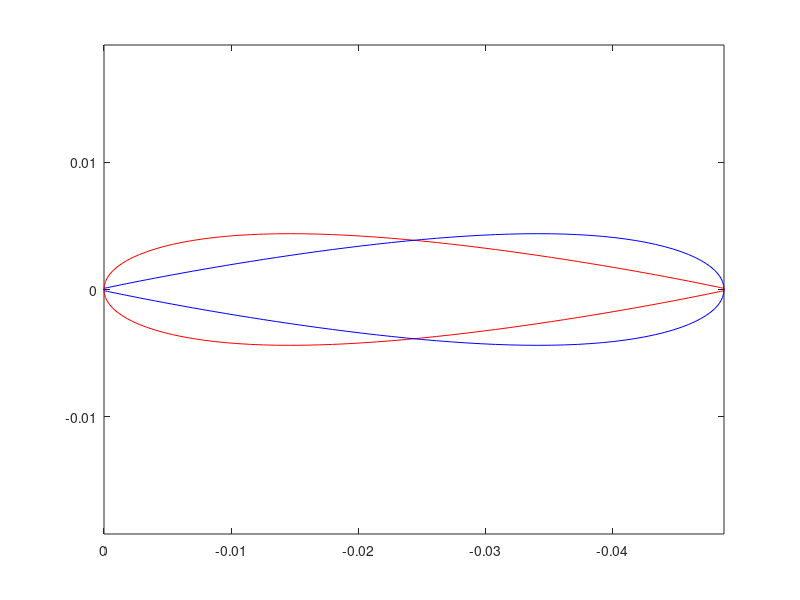

Recreate this plot in MATLAB. (Note: this script raises an error after producing the figure.)
%% Script per creare la Geometria 3D
clear all 
close all
addpath(genpath('BLACKBOX'));
%% Input Data
Chord=0.0488;
p_c=20; % numero di profili di "Transizione" nella parte centrale
l=0.3; % lunghezza della pala avente un profilo 2D definito, NON corrisponde alla lunghezza del boomerang
delta=30*pi/180; %Angolo di freccia
beta=0.5*pi/180; %Angolo di Diedro
pitch=4*pi/180; %Pitch angle
num=20; %Numero di profili totale su ciascuna metà;
PARA=2.; %Parametro che permette di modificare la curvatura centrale (più si avvicna ad 1 pù dietro forma una V
% Profile 2D Shape
%% Profilo 2D flip e analisi
Profile2D=importdata('Naca0018.dat');
Xp=-[0; fliplr(Profile2D(1:65,1)')' ; fliplr(Profile2D(66:end,1)')'].*Chord;
Zp=[0 ;fliplr(Profile2D(1:65,2)')' ; fliplr(Profile2D(66:end,2)')'].*Chord;
Xp_flip=-(Chord/2.*ones(size(Xp))+Xp)+Chord/2.*ones(size(Xp))-Chord;
Zp_flip=(Zp);
[n,~]=size(Xp);
%Clock-wise direction regeneration
Xp_flip=[fliplr(Xp_flip(1:n/2)')';fliplr(Xp_flip(n/2+1:end)')'];
Zp_flip=[fliplr(Zp_flip(1:n/2)')';fliplr(Zp_flip(n/2+1:end)')'];
figure()
plot(Xp,Zp,'r');
hold on
plot(Xp_flip,Zp_flip,'b');
axis equal
set(gca,'Xdir','reverse')
[n,~]=size(Xp);
%Clock-wise direction regeneration

%% Creazione dell Info Box

alpha_cd=[-180 -170 -160 -130 -90 -50 -20 -10 10 20 50 90 130 160 170 180];
CD_t=[0.01 0.01 0.41 1.25 1.7 1.25 0.41 0.01 0.01 0.41 1.25 1.7 1.25 0.41 0.01 0.01];

alpha_cm=[-180 -150 -90 0 90 150 180];
CM_t=[0 0.4 0.4 0 -0.4 -0.4 0];


alpha_cl=[-180 -170 -130 -60 -12 12 60 130 170 180];
CL_t=[0 0.7 0.7 -1.0 -1.0 1.0 1.0 -0.7 -0.7 0];
for i=1:10
    Cl_simo(i)=CL(alpha_cl(i)*pi/180);
    
end
for i=1:16
     Cd_simo(i)=CD(alpha_cd(i)*pi/180);
end
for i=1:7
     Cm_simo(i)=CM(alpha_cm(i)*pi/180);
end
% norm(CL_t-Cl_simo)
% norm(CD_t-Cd_simo)
% norm(CM_t-Cm_simo)
%%
figure()
plot(alpha_cl,CL_t,'--r');
hold on
plot(alpha_cd,CD_t,'.-b');
plot(alpha_cm,CM_t,'k');
grid on
legend('CL','CD','CM');
BoomInfo.Aero.alpha_cl=alpha_cl;
BoomInfo.Aero.alpha_cd=alpha_cd;
BoomInfo.Aero.alpha_cm=alpha_cm;
BoomInfo.Aero.Cl=CL_t;
BoomInfo.Aero.Cd=CD_t;
BoomInfo.Aero.Cm=CM_t;
%% Creazione dell Info Box
BoomInfo.Pianta.l=l;
BoomInfo.Pianta.freccia=delta;
BoomInfo.Pianta.diedro=beta;
BoomInfo.Pianta.pitch=pitch;
BoomInfo.Geom3D.p_c=p_c;
BoomInfo.Geom3D.num=num;
BoomInfo.Geom3D.PARA=PARA;
BoomInfo.Profile.Chord=Chord;
BoomInfo.Profile.Xp_dx=Xp;
BoomInfo.Profile.Xp_sx=Xp_flip;
BoomInfo.Profile.Zp_dx=Zp;
BoomInfo.Profile.Zp_sx=Zp_flip;
n=num+p_c;
R=650;
Dens_i=[R.*ones(1,n-p_c-1) R*ones(1,2*p_c-1) R.*ones(1,n-p_c-1)];
[BoomInfo] = Boom3DShape(BoomInfo,'Info','Density_variation',Dens_i);


BoomInfo.Mecc.I_rho
BoomInfo.Mecc.m
%% Initial condition
theta0=0.0*pi/180;
phi0=90*pi/180;
psi0=180*pi/180;

Tl_0=[cos(theta0)*cos(psi0), cos(theta0)*sin(psi0), -sin(theta0)
    -cos(phi0)*sin(psi0)+sin(phi0)*sin(theta0)*cos(psi0), cos(phi0)*cos(psi0)+sin(phi0)*sin(theta0)*sin(psi0), sin(phi0)*cos(theta0)
    sin(phi0)*sin(psi0)+cos(phi0)*sin(theta0)*cos(psi0), -sin(phi0)*cos(psi0)+cos(phi0)*sin(theta0)*sin(psi0), cos(phi0)*cos(theta0)];

%% Traiectory
theta=0*pi/180;
phi=0*pi/180; 
psi=-60*pi/180;
r0= 14*2*pi; % initial condition on spin rate 10/15 Hz;
z0= 2; % initial altitude

T0=[cos(theta)*cos(psi), cos(theta)*sin(psi), -sin(theta)
    -cos(phi)*sin(psi)+sin(phi)*sin(theta)*cos(psi), cos(phi)*cos(psi)+sin(phi)*sin(theta)*sin(psi), sin(phi)*cos(theta)
    sin(phi)*sin(psi)+cos(phi)*sin(theta)*cos(psi), -sin(phi)*cos(psi)+cos(phi)*sin(theta)*sin(psi), cos(phi)*cos(theta)];



ustart=T0*Tl_0*[25*cos(5*pi/180);0;25*sin(5*pi/180)];

eul=[psi theta phi];
quat = eul2quat( eul );

tfin=40;


%[V_dx_b,V_sx_b]=InitialConditionPlot(Tl_0,T0,ustart,[0;0;r0],BoomInfo);

options = odeset('Events', @EventsQUAT,'RelTol',1e-4,'AbsTol',1e-6);
Y0=[quat 0 0 r0  ustart(1) ustart(2) ustart(3) 0 0 z0 ]';
%%
tic
[TOUT,YOUT_quat] = ode15s(@(t,y)EquationOfMotionsQuaternion(t,y,BoomInfo,Tl_0),[0 tfin],Y0,options); %
toc
euler=[];
for i=1:numel(TOUT)
euli = quatToEuler(YOUT_quat(i,1:4) );
euler(i,:)=[euli(2) euli(1) euli(3)];
end
YOUT=[unwrap(euler) YOUT_quat(:,5:end)];
YOUT_Q=YOUT;
save('YOUT_QUAT','YOUT_Q')
%%
% figure()
% plot(phi_vect*180/pi,Dist,'b','linewidth',1.2)
% hold on
% grid on
% xlabel('$\Phi$','fontsize',11,'interpreter','latex');
% set(gca,'TickLabelInterpreter','latex')
% ylabel('DIST','fontsize',11,'interpreter','latex');
% title('Boomerang Traiectory Function of $\Phi$','fontsize',12,'interpreter','latex');
%% Plot
linecolors={'r' 'y' 'c' 'g' 'b' 'k'};
[handles]=plotNy(TOUT(:),YOUT(:,1)*180/pi,1,...
    TOUT(:),YOUT(:,2)*180/pi,1,...
    TOUT(:),YOUT(:,3)*180/pi,1,...
    TOUT(:),YOUT(:,6),2,...
    TOUT(:),YOUT(:,4),2,...
    TOUT(:),YOUT(:,5),2,...
    TOUT(:),YOUT(:,10),3,...
    TOUT(:),YOUT(:,11),3,...
    TOUT(:),YOUT(:,12),3,...
    'YAxisLabels',{ 'Angle [°]' 'Angular Rate [rad/s]' 'Position [m]'},...
    'Linewidth',1,...
    'XLim',[0,TOUT(end)],...
    'XAxisLabel','time[s]',...
    'TitleStr','Lancio Finale',...
    'FontSize',10,...
    'LegendString',{'Theta' 'Phi' 'Psi' 'r' 'p' 'q' 'x' 'y' 'z'});
grid on

%% grafico
PlotTipDxSx(TOUT,YOUT,BoomInfo,Tl_0)
PlotAeroForce(YOUT,TOUT,BoomInfo)
%% grafico rapporto di avanzamento e velocità
chi= YOUT(:,6).*BoomInfo.Pianta.l*cos(BoomInfo.Pianta.freccia)/(vecnorm(YOUT(:,7:9)'))';
V=(vecnorm(YOUT(:,7:9)'))';
figure(20)
plot(TOUT(:),chi);
title('time vs $\chi$','Interpreter','latex');
xlabel('t [s]');
ylabel('$\chi$','Interpreter','latex');
figure(21)
plot(TOUT(:),V);
title('Velocità');
%% MASSIMA DISTANZA E TEMPO DI RITORNO
% esclusione tocco terra
if YOUT(end,12) <= 0.01
    % messo a inf -> caso peggiore che sarà scartato dall'ottimizzatore
    % perchè cade a terra
    t_min = inf;
    r_max = -inf;
    % il boomerang ritorna e sono in grado di riprenderlo
else
    t_min = TOUT(end);
    r_max = max(sqrt(YOUT(:,10).^2+YOUT(:,11).^2+YOUT(:,12).^2));
end

disp('-------------------------------------------------------------------')
fprintf('Tempo di ritorno calcolato: %.5f s\n', t_min)
fprintf('Massima distanza percorsa: %.5f m\n', r_max)
disp('-------------------------------------------------------------------')
%%
Time=TOUT(:);
x=YOUT(:,10);
y=YOUT(:,11);
z=YOUT(:,12);
Phi=YOUT(:,2)*180/pi;
Psi=YOUT(:,3)*180/pi;
Theta=YOUT(:,1)*180/pi;
save('T.mat','Time','Theta' ,'Phi' ,'Psi' , 'x' ,'y' ,'z');
